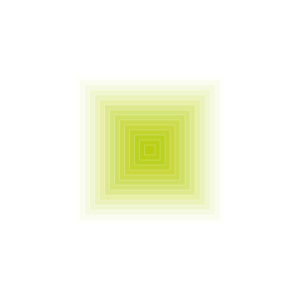
Frame 1 (no input)
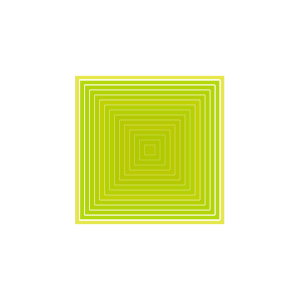
Frame 60 (no input)
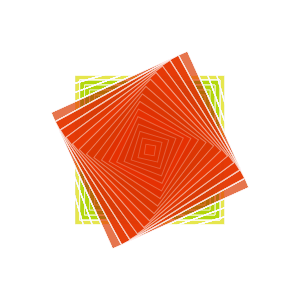
Frame 120 (the mouse pressed at the canvas centre since frame 60)

The p5.js sketch that drew these frames (run headless with seeded random() and noise() and a simulated clock; from frame 60 on, the mouse is pressed at the canvas centre):

// p5.js sketch
// ── sketch.js
function setup() {
  createCanvas(300, 300);
  smooth();
  rectMode(CENTER);
  background(255);
  stroke(255, 50);
}

function draw() {
  translate(width/2, height/2);
  for (var s = 200; s > 0; s = s - 10) {
    var j = s;
    fill(200 + ((pmouseX - s) % 50), 200 - (pmouseY % 200), 0 - ((pmouseX + s) % 255), 80 - s/2);
    rotate((mouseX + mouseY) / 200.0);
    rect(0, 0, s, s);
  }
}
